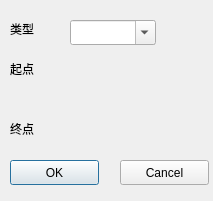
<?xml version="1.0" encoding="UTF-8"?>
<ui version="4.0">
 <class>AddEdgeDialog</class>
 <widget class="QDialog" name="AddEdgeDialog">
  <property name="geometry">
   <rect>
    <x>0</x>
    <y>0</y>
    <width>213</width>
    <height>201</height>
   </rect>
  </property>
  <property name="windowTitle">
   <string>Dialog</string>
  </property>
  <widget class="QLabel" name="lblSource">
   <property name="geometry">
    <rect>
     <x>10</x>
     <y>60</y>
     <width>151</width>
     <height>17</height>
    </rect>
   </property>
   <property name="text">
    <string>起点</string>
   </property>
  </widget>
  <widget class="QLabel" name="lblTarget">
   <property name="geometry">
    <rect>
     <x>10</x>
     <y>120</y>
     <width>141</width>
     <height>17</height>
    </rect>
   </property>
   <property name="text">
    <string>终点</string>
   </property>
  </widget>
  <widget class="QComboBox" name="typeCombo">
   <property name="geometry">
    <rect>
     <x>70</x>
     <y>20</y>
     <width>86</width>
     <height>25</height>
    </rect>
   </property>
   <property name="editable">
    <bool>true</bool>
   </property>
  </widget>
  <widget class="QPushButton" name="btnOk">
   <property name="geometry">
    <rect>
     <x>10</x>
     <y>160</y>
     <width>89</width>
     <height>25</height>
    </rect>
   </property>
   <property name="text">
    <string>OK</string>
   </property>
  </widget>
  <widget class="QPushButton" name="btnCancel">
   <property name="geometry">
    <rect>
     <x>120</x>
     <y>160</y>
     <width>89</width>
     <height>25</height>
    </rect>
   </property>
   <property name="text">
    <string>Cancel</string>
   </property>
  </widget>
  <widget class="QLabel" name="label">
   <property name="geometry">
    <rect>
     <x>10</x>
     <y>20</y>
     <width>67</width>
     <height>17</height>
    </rect>
   </property>
   <property name="text">
    <string>类型</string>
   </property>
  </widget>
 </widget>
 <resources/>
 <connections/>
</ui>
